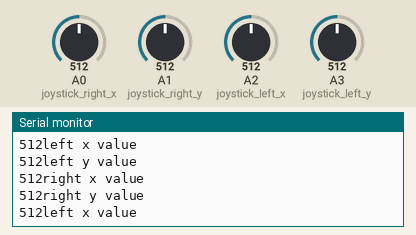
Bench run of a sketch on a simulated Arduino Uno, built with avr-gcc and run on an emulated ATmega328P. Parts: the last lines printed to the serial monitor. The test bench sets the inputs (shaded band); at power-on: A0 (joystick_right_x) = 512, A1 (joystick_right_y) = 512, A2 (joystick_left_x) = 512, A3 (joystick_left_y) = 512. No radio packets arrive unless stated.

Above: at 1.2 s.
1.3 s: A0 (joystick_right_x) set to 107
At 2.4 s:
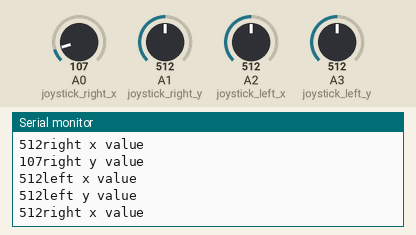
4.3 s: A0 (joystick_right_x) set to 90
At 5.2 s:
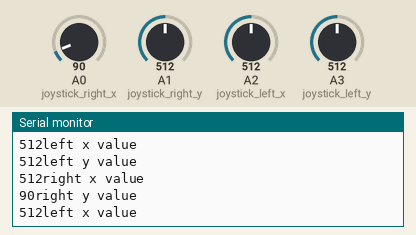
7.3 s: A1 (joystick_right_y) set to 106
At 8.4 s:
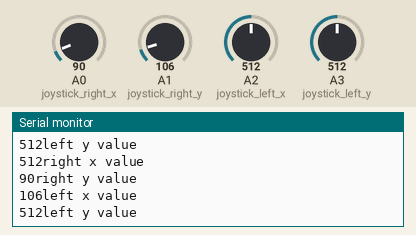
10.3 s: A1 (joystick_right_y) set to 89
At 11.1 s:
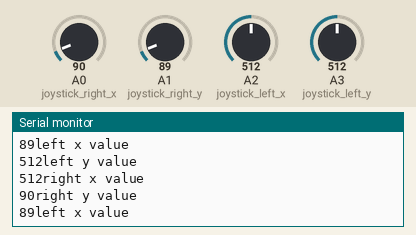
13.3 s: A2 (joystick_left_x) set to 106
At 13.8 s:
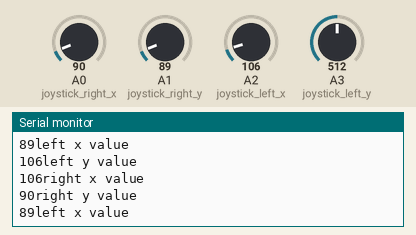
14.8 s: A2 (joystick_left_x) set to 89
At 15.5 s:
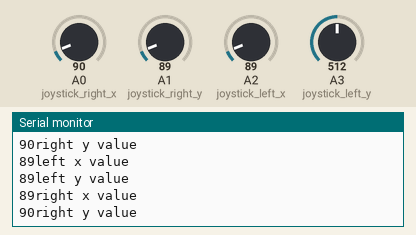
Timing chart, 0 to 17.8 s (numbered marks = the images above; inputs shaded):
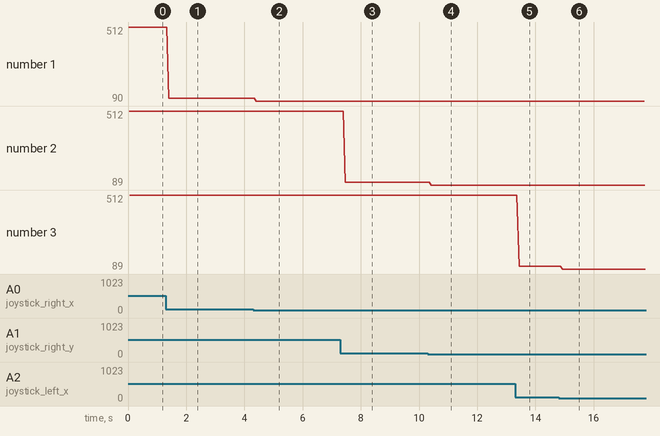

The sketch:

joystick_prova.ino
```cpp
#include <SPI.h>
#include <nRF24L01.h>
#include <RF24.h>

int controller[2][2];//0--c_mid[l/r][x/y]-->1023
int c_mid[2][2]={{490,490},{490,490}};
const bool _left=0;
const bool _right=1;
const bool _x=0;
const bool _y=1;

int joystick_right_x=A0;
int joystick_right_y=A1;

int joystick_left_x=A2;
int joystick_left_y=A3;

RF24 radio(8, 10); // CE, CSN
const byte address[6] = "00001"; //same address must BE ON THE RECEIVER


void setup(){
  Serial.begin(9600);
  radio.begin();                  //Starting the Wireless communication
  radio.openWritingPipe(address); //Setting the address where we will send the data
  radio.setPALevel(RF24_PA_MIN);  //You can set it as minimum or maximum depending on the distance between the transmitter and receiver.
  radio.stopListening();    //Setting this arduino as a trasmitter
}

void loop(){
  controller[_right][_x]=analogRead(joystick_right_x);
  controller[_right][_y]=analogRead(joystick_right_y);
  controller[_left][_x]=analogRead(joystick_left_x);
  controller[_left][_y]=analogRead(joystick_left_y);

  Serial.println("right x value ");
  Serial.print(controller[_right][_x]);

    Serial.println("right y value ");
  Serial.print(controller[_right][_y]);

    Serial.println("left x value ");
  Serial.print(controller[_left][_x]);


    Serial.println("left y value ");
  Serial.print(controller[_left][_x]);

  radio.write(&controller,4*sizeof(int));
}
```

Measured:
- the behaviour switches between 100 and 99 on A0 (joystick_right_x) (found by bisection; images 1 and 2)
- the behaviour switches between 100 and 99 on A1 (joystick_right_y) (found by bisection; images 3 and 4)
- the behaviour switches between 100 and 99 on A2 (joystick_left_x) (found by bisection; images 5 and 6)
- after the input at 1.3 s, the serial monitor: prints a new line after 0.11 s (image 1)
- after the input at 4.3 s, the serial monitor: prints a new line after 0.11 s (image 2)
- after the input at 7.3 s, the serial monitor: prints a new line after 0.16 s (image 3)
- after the input at 10.3 s, the serial monitor: prints a new line after 0.13 s (image 4)
- after the input at 13.3 s, the serial monitor: prints a new line after 0.14 s (image 5)
- after the input at 14.8 s, the serial monitor: prints a new line after 0.14 s (image 6)
